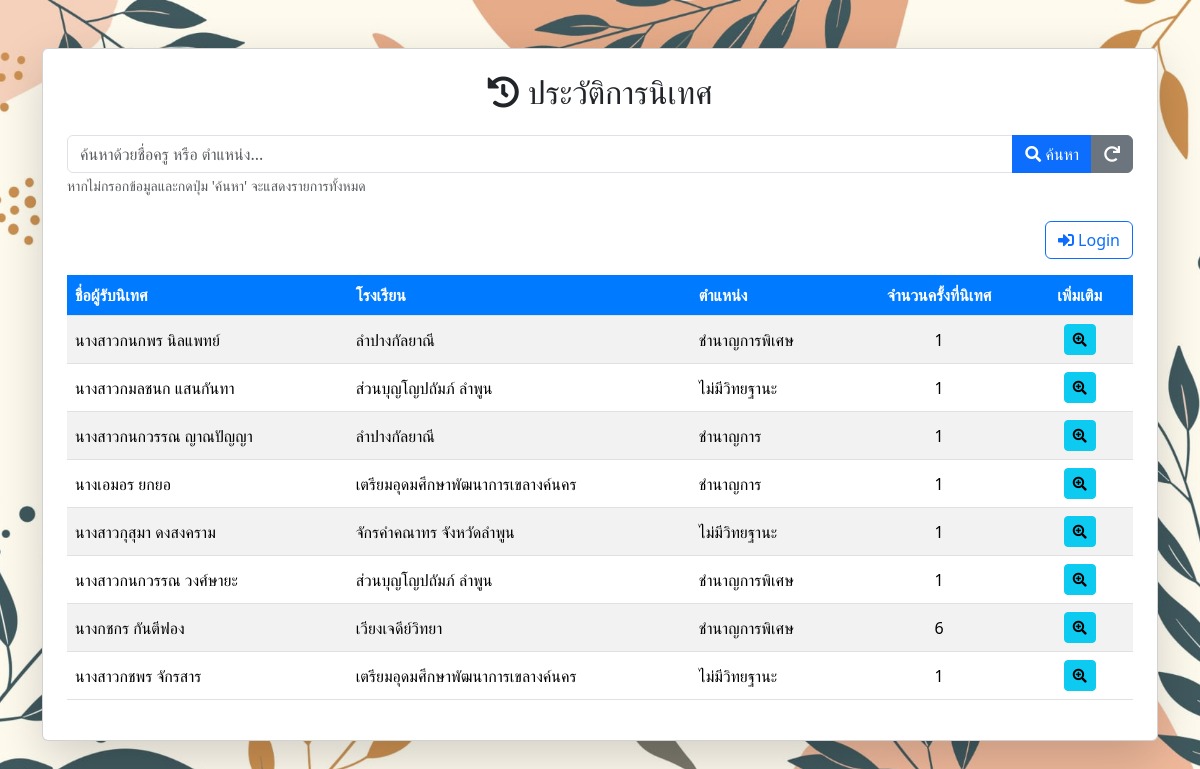
The page /history.php on the database its author committed.
### tables this page shows
CREATE TABLE `teacher` (
  `t_pid` varchar(255) DEFAULT NULL,
  `school_id` int(11) DEFAULT NULL,
  `prefix_id` varchar(3) DEFAULT NULL,
  `PrefixName` varchar(100) DEFAULT NULL,
  `fname` varchar(100) DEFAULT NULL,
  `lname` varchar(100) DEFAULT NULL,
  `adm_rank_id` int(11) DEFAULT NULL,
  `adm_name` varchar(100) DEFAULT NULL,
  `learning_group_id` int(3) DEFAULT NULL,
  `learning_group` varchar(255) DEFAULT NULL,
  `major_subject` varchar(255) DEFAULT NULL
);

CREATE TABLE `school` (
  `school_id` int(11) DEFAULT NULL,
  `SchoolName` varchar(255) DEFAULT NULL,
  `SchoolGroup` int(11) DEFAULT NULL
);

### history.php (the view, shortened to what this page needs)
<?php
require_once 'config/db_connect.php';
$search_name = isset($_GET['search_name']) ? trim($_GET['search_name']) : '';
$results = [];
$sql = "SELECT
            t.t_pid AS teacher_t_pid,
            CONCAT(t.PrefixName, t.fname, ' ', t.lname) AS teacher_full_name,
            t.adm_name AS teacher_position,
            s_school.SchoolName AS t_school,
            (SELECT COUNT(*) FROM supervision_sessions WHERE teacher_t_pid = t.t_pid) AS supervision_count
        FROM
            (
                SELECT
                    teacher_t_pid,
                    MAX(supervision_date) AS max_date
                FROM supervision_sessions
                GROUP BY teacher_t_pid
            ) AS latest_sessions
        JOIN
            supervision_sessions ss_latest ON latest_sessions.teacher_t_pid = ss_latest.teacher_t_pid AND latest_sessions.max_date = ss_latest.supervision_date
        LEFT JOIN
            teacher t ON ss_latest.teacher_t_pid = t.t_pid
        LEFT JOIN
            school s_school ON t.school_id = s_school.school_id
        ";
$sql .= " ORDER BY latest_sessions.max_date DESC";
$stmt = $conn->prepare($sql);
$stmt->execute();
$result = $stmt->get_result();
if ($result->num_rows > 0) {
    while ($row = $result->fetch_assoc()) {
        $results[] = $row;
    }
}
?>
<!DOCTYPE html>
<html lang="th">
<head>
    <link href="https://cdn.jsdelivr.net/npm/bootstrap@5.3.3/dist/css/bootstrap.min.css" rel="stylesheet">
    <link rel="stylesheet" href="https://cdnjs.cloudflare.com/ajax/libs/font-awesome/5.15.4/css/all.min.css">
    <link rel="stylesheet" href="css/styles.css">
</head>
<body>
    <div class="container mt-5">
        <div class="card shadow-lg p-4">
            <h2 class="card-title text-center mb-4"><i class="fas fa-history"></i> ประวัติการนิเทศ</h2>
            <form method="GET" action="history.php" class="mb-4">
                <div class="input-group">
                    <input type="text" class="form-control" placeholder="ค้นหาด้วยชื่อครู หรือ ตำแหน่ง..." name="search_name" value="<?php echo htmlspecialchars($search_name); ?>">
                    <button class="btn btn-primary" type="submit"><i class="fas fa-search"></i> ค้นหา</button>
                    <a href="history.php" class="btn btn-secondary" title="แสดงรายการทั้งหมด">
                        <i class="fas fa-redo"></i>
                    </a>
                </div>
                <small class="form-text text-muted">หากไม่กรอกข้อมูลและกดปุ่ม 'ค้นหา' จะแสดงรายการทั้งหมด</small>
            </form>
            <?php if (isset($_SESSION['is_logged_in']) && $_SESSION['is_logged_in'] === true): ?>
                <div class="d-flex justify-content-end align-items-center mb-3 gap-2">
                    <a href="index.php" class="btn btn-success">
                        <i class="fas fa-plus-circle"></i> บันทึกการนิเทศ
                    </a>
                    <a href="graphs/satisfaction_dashboard.php" class="btn btn-info">
                        <i class="fas fa-chart-pie"></i> Dashboard
                    </a>
                    <a href="logout.php" class="btn btn-danger">
                        <i class="fas fa-sign-out-alt"></i> ออกจากระบบ
                    </a>
                </div>
            <?php else: ?>
                <div class="d-flex justify-content-end align-items-center mb-3">
                    <a href="login.php" class="btn btn-outline-primary">
                        <i class="fas fa-sign-in-alt"></i> Login
                    </a>
                </div>
            <?php endif; ?>
            <div class="table-responsive">
                <table class="table table-striped table-hover table-custom align-middle">
                    <thead>
                        <tr>
                            <th scope="col">ชื่อผู้รับนิเทศ</th>
                            <th scope="col">โรงเรียน</th>
                            <th scope="col">ตำแหน่ง</th>
                            <th scope="col" class="text-center">จำนวนครั้งที่นิเทศ</th>
                            <th scope="col" class="text-center" style="width: 10%;">เพิ่มเติม</th>
                        </tr>
                    </thead>
                    <tbody>
                        <?php if (empty($results)) : ?>
                            <tr>
                                <td colspan="5" class="text-center text-danger fw-bold">
                                    <?php echo !empty($search_name) ? "ไม่พบข้อมูลการนิเทศที่ตรงกับการค้นหา: \"" . htmlspecialchars($search_name) . "\"" : "ไม่พบประวัติการนิเทศที่บันทึกไว้ในระบบ"; ?>
                                </td>
                            </tr>
                        <?php else : ?>
                            <?php foreach ($results as $row) : ?>
                                <tr>
                                    <td><?php echo htmlspecialchars($row['teacher_full_name']); ?></td>
                                    <td><?php echo htmlspecialchars($row['t_school']); ?></td>
                                    <td><?php echo htmlspecialchars($row['teacher_position']); ?></td>
                                    <td class="text-center">
                                        <?php echo htmlspecialchars($row['supervision_count']); ?>
                                    </td>
                                    <td class="text-center">
                                        <form method="POST" action="session_details.php" style="display:inline;">
                                            <button type="submit" class="btn btn-sm btn-info" title="ดูประวัติการนิเทศทั้งหมดของครูท่านนี้">
                                                <i class="fas fa-search-plus"></i>
                                            </button>
                                        </form>
                                    </td>
                                </tr>
                            <?php endforeach; ?>
                        <?php endif; ?>
                    </tbody>
                </table>
            </div>
        </div>
    </div>
</body>
</html>

### css/styles.css (style rules this page uses)
body { background-image: url('../images/bg001.jpg'); background-size: cover; background-repeat: no-repeat; background-position: center center; background-attachment: fixed; background-color: #f8f9fa; }

### history.php (style rules this page uses)
.table-custom th { background-color: #007bff; color: white; vertical-align: middle; }
.table-custom td { vertical-align: middle; }

### rows shown on the page
teacher: teacher_full_name "นางสาวกนกพร นิลแพทย์", school.SchoolName "ลำปางกัลยาณี", adm_name "ชำนาญการพิเศษ", supervision_count "1"
teacher: teacher_full_name "นางสาวกมลชนก แสนกันทา", school.SchoolName "ส่วนบุญโญปถัมภ์ ลำพูน", adm_name "ไม่มีวิทยฐานะ", supervision_count "1"
teacher: teacher_full_name "นางสาวกนกวรรณ ญาณปัญญา", school.SchoolName "ลำปางกัลยาณี", adm_name "ชำนาญการ", supervision_count "1"
teacher: teacher_full_name "นางเอมอร ยกยอ", school.SchoolName "เตรียมอุดมศึกษาพัฒนาการเขลางค์นคร", adm_name "ชำนาญการ", supervision_count "1"
teacher: teacher_full_name "นางสาวกุสุมา ดงสงคราม", school.SchoolName "จักรคำคณาทร จังหวัดลำพูน", adm_name "ไม่มีวิทยฐานะ", supervision_count "1"
teacher: teacher_full_name "นางสาวกนกวรรณ วงศ์ษายะ", school.SchoolName "ส่วนบุญโญปถัมภ์ ลำพูน", adm_name "ชำนาญการพิเศษ", supervision_count "1"
teacher: teacher_full_name "นางกชกร กันตีฟอง", school.SchoolName "เวียงเจดีย์วิทยา", adm_name "ชำนาญการพิเศษ", supervision_count "6"
teacher: teacher_full_name "นางสาวกชพร จักรสาร", school.SchoolName "เตรียมอุดมศึกษาพัฒนาการเขลางค์นคร", adm_name "ไม่มีวิทยฐานะ", supervision_count "1"
